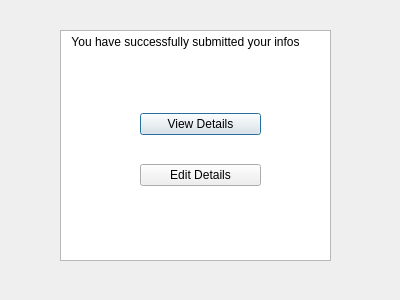
<?xml version="1.0" encoding="UTF-8"?>
<ui version="4.0">
 <class>SecReview</class>
 <widget class="QDialog" name="SecReview">
  <property name="geometry">
   <rect>
    <x>0</x>
    <y>0</y>
    <width>400</width>
    <height>300</height>
   </rect>
  </property>
  <property name="windowTitle">
   <string>Dialog</string>
  </property>
  <widget class="QPlainTextEdit" name="plainTextEdit">
   <property name="geometry">
    <rect>
     <x>60</x>
     <y>30</y>
     <width>271</width>
     <height>231</height>
    </rect>
   </property>
   <property name="plainText">
    <string>  You have successfully submitted your infos</string>
   </property>
  </widget>
  <widget class="QWidget" name="">
   <property name="geometry">
    <rect>
     <x>140</x>
     <y>90</y>
     <width>121</width>
     <height>121</height>
    </rect>
   </property>
   <layout class="QVBoxLayout" name="verticalLayout">
    <item>
     <widget class="QPushButton" name="pushButton">
      <property name="text">
       <string>View Details</string>
      </property>
     </widget>
    </item>
    <item>
     <widget class="QPushButton" name="pushButton_2">
      <property name="text">
       <string>Edit Details</string>
      </property>
     </widget>
    </item>
   </layout>
  </widget>
 </widget>
 <resources/>
 <connections/>
</ui>
